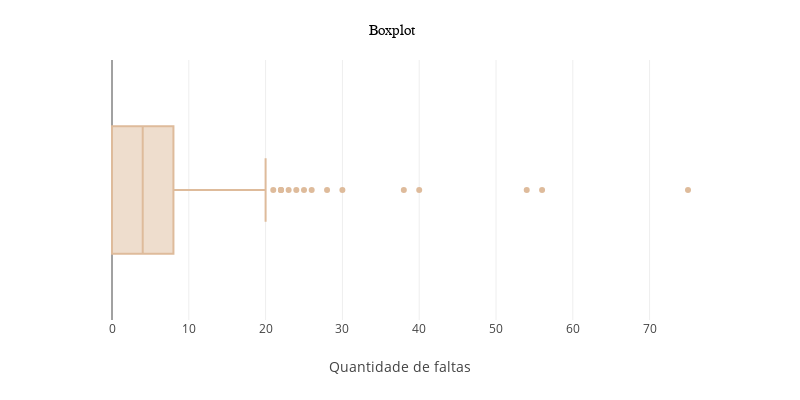

The code cell stored with this chart in its notebook:
### Code cell
fig = px.box(data_frame=df_edu, x='absences')
fig.update_layout(
    xaxis_title='Quantidade de faltas',
    titlefont={'family': 'Arial', 'size': 15},
    width=800,
    height=400,
    title={
        'text': 'Boxplot',
        'x': 0.49,
        'y': 0.94,
        'font_color': 'black'
    },
    template='none'
)
fig.update_traces(marker_color=sample(1)[0])

### Figure 1 — Plotly figure (JSON) as saved in the notebook; plotly's stock layout.template omitted (floating-point values rounded to 4 significant figures; data arrays with more than 128 entries replaced by an {"elided": "..."} marker saying what was removed)
{"data": [{"alignmentgroup": "True", "hovertemplate": "absences=%{x}<extra></extra>", "legendgroup": "", "marker": {"color": "#debb9b"}, "name": "", "notched": false, "offsetgroup": "", "orientation": "h", "showlegend": false, "type": "box", "x": {"elided": "395 int values"}, "x0": " ", "xaxis": "x", "y0": " ", "yaxis": "y"}], "layout": {"boxmode": "group", "height": 400, "legend": {"tracegroupgap": 0}, "margin": {"t": 60}, "title": {"font": {"color": "black", "family": "Arial", "size": 15}, "text": "Boxplot", "x": 0.49, "y": 0.94}, "width": 800, "xaxis": {"anchor": "y", "domain": [0, 1], "title": {"text": "Quantidade de faltas"}}, "yaxis": {"anchor": "x", "domain": [0, 1]}}}
